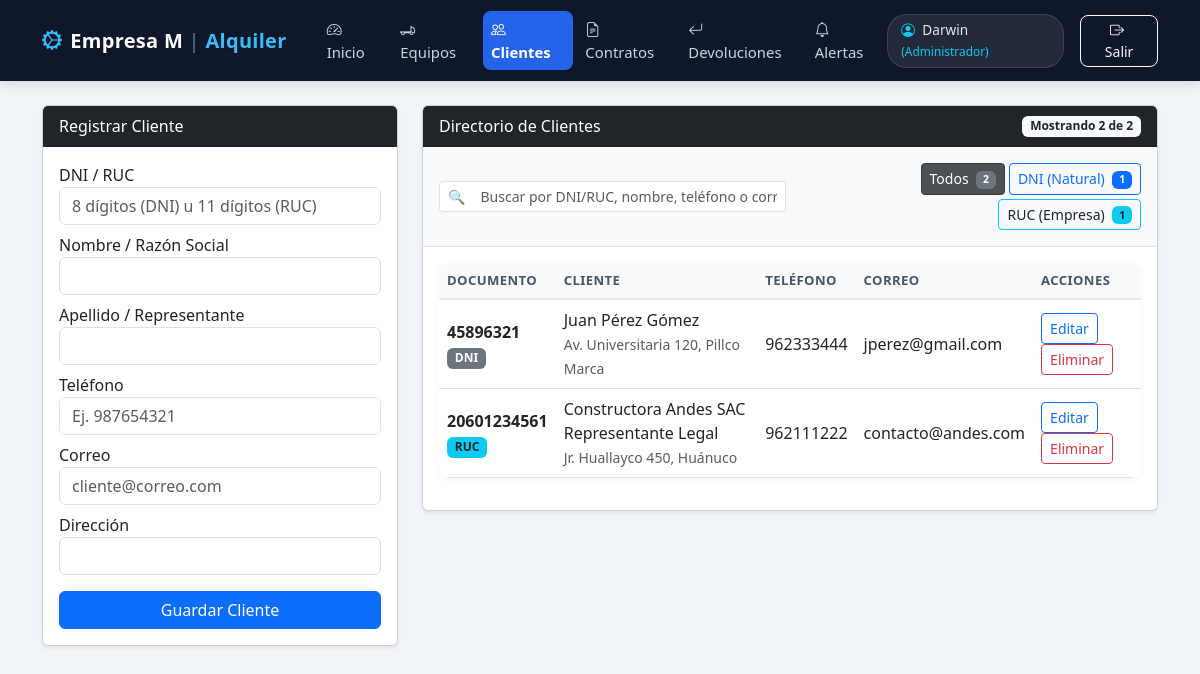
/index.php?action=clientes (signed in), run on an earlier commit of the app's database.
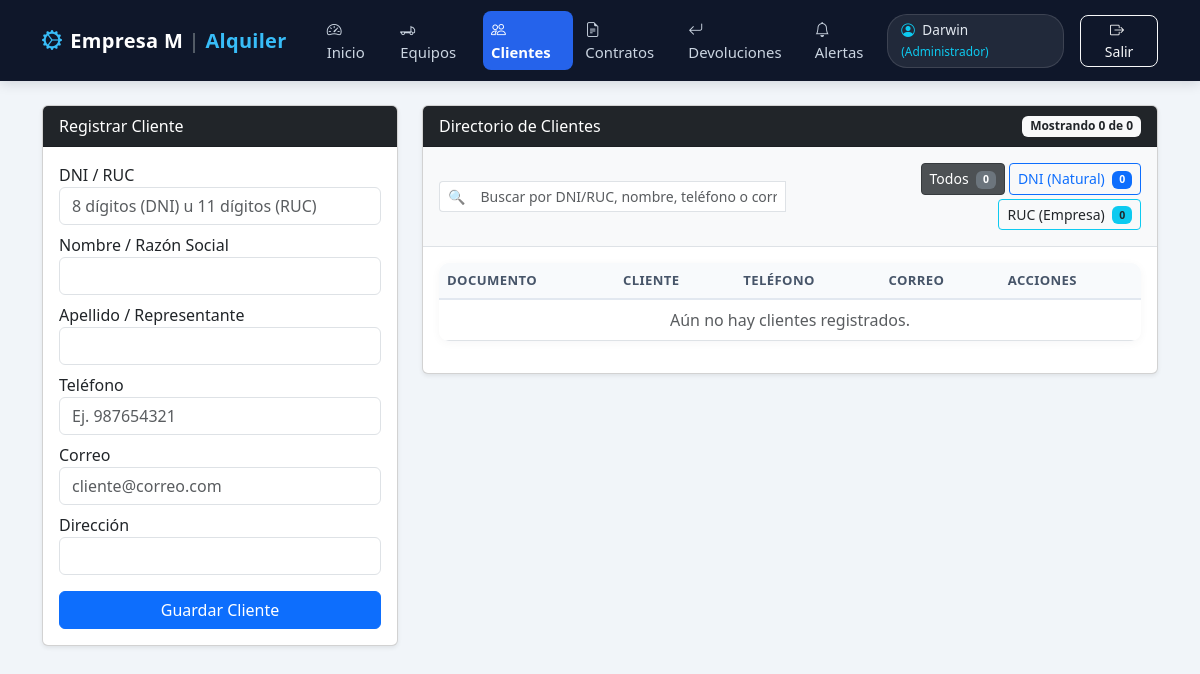
And on a later commit of the database.
### tables this page shows
CREATE TABLE cliente (
    id_cliente INT AUTO_INCREMENT PRIMARY KEY,
    documento VARCHAR(20) NOT NULL UNIQUE,
    nombre VARCHAR(100) NOT NULL,
    apellido VARCHAR(100) NOT NULL,
    telefono VARCHAR(20),
    correo VARCHAR(120),
    direccion VARCHAR(200)
);

### controllers/ClienteController.php (called while the page is built, shortened)
<?php
require_once __DIR__ . '/../models/Cliente.php';
class ClienteController {
    public function index() {
        $clienteModel = new Cliente();
        $clienteEditar = isset($_GET['editar']) ? $clienteModel->obtenerPorId($_GET['editar']) : null;
        $clientes = $clienteModel->listar();
        require __DIR__ . '/../views/layout/header.php';
        require __DIR__ . '/../views/clientes/index.php';
        require __DIR__ . '/../views/layout/footer.php';
    }
}

### config/Conexion.php (called while the page is built)
<?php
class Conexion {
    private static $host = "localhost";
    private static $db = "bd_alquiler_maquinaria";
    private static $user = "root";
    private static $pass = "";
    public static function conectar() {
        try {
            $dsn = "mysql:host=" . self::$host . ";dbname=" . self::$db . ";charset=utf8mb4";
            $pdo = new PDO($dsn, self::$user, self::$pass);
            $pdo->setAttribute(PDO::ATTR_ERRMODE, PDO::ERRMODE_EXCEPTION);
            $pdo->setAttribute(PDO::ATTR_DEFAULT_FETCH_MODE, PDO::FETCH_ASSOC);
            return $pdo;
        } catch (PDOException $e) {
            die("Error de conexión: " . $e->getMessage());
        }
    }
}

### models/Cliente.php (called while the page is built, shortened)
<?php
require_once __DIR__ . '/../config/Conexion.php';
class Cliente {
    private $pdo;
    public function __construct() { $this->pdo = Conexion::conectar(); }
    public function listar() {
        return $this->pdo->query("SELECT * FROM cliente ORDER BY id_cliente DESC")->fetchAll();
    }
}

### views/clientes/index.php (the view, shortened to what the changed rows need)
<?php
$totalClientes = count($clientes);
$totalDni      = count(array_filter($clientes, fn($c) => strlen($c['documento']) === 8));
$totalRuc      = count(array_filter($clientes, fn($c) => strlen($c['documento']) === 11));
?>
<div class="row">
    <div class="col-md-4">
        <div class="card shadow-sm mb-3">
            <div class="card-header bg-dark text-white">
                <?= $clienteEditar ? 'Editar Cliente' : 'Registrar Cliente' ?>
            </div>
            <div class="card-body">
                <form method="POST" action="index.php?action=clientes">
                    <div class="mb-2">
                        <label>DNI / RUC</label>
                        <input type="text" name="documento" class="form-control" pattern="([0-9]{8}|[0-9]{11})" maxlength="11" placeholder="8 dígitos (DNI) u 11 dígitos (RUC)" required value="<?= htmlspecialchars($clienteEditar['documento'] ?? '') ?>">
                    </div>
                    <div class="mb-2">
                        <label>Nombre / Razón Social</label>
                        <input type="text" name="nombre" class="form-control" required value="<?= htmlspecialchars($clienteEditar['nombre'] ?? '') ?>">
                    </div>
                    <div class="mb-2">
                        <label>Apellido / Representante</label>
                        <input type="text" name="apellido" class="form-control" required value="<?= htmlspecialchars($clienteEditar['apellido'] ?? '') ?>">
                    </div>
                    <div class="mb-2">
                        <label>Teléfono</label>
                        <input type="text" name="telefono" class="form-control" placeholder="Ej. 987654321" value="<?= htmlspecialchars($clienteEditar['telefono'] ?? '') ?>">
                    </div>
                    <div class="mb-2">
                        <label>Correo</label>
                        <input type="email" name="correo" class="form-control" placeholder="cliente@correo.com" value="<?= htmlspecialchars($clienteEditar['correo'] ?? '') ?>">
                    </div>
                    <div class="mb-3">
                        <label>Dirección</label>
                        <input type="text" name="direccion" class="form-control" value="<?= htmlspecialchars($clienteEditar['direccion'] ?? '') ?>">
                    </div>
                    <button type="submit" class="btn btn-primary w-100">Guardar Cliente</button>
                </form>
            </div>
        </div>
    </div>
    <div class="col-md-8">
        <div class="card shadow-sm">
            <div class="card-header bg-dark text-white d-flex justify-content-between align-items-center flex-wrap gap-2">
                <span>Directorio de Clientes</span>
                <span class="badge bg-light text-dark" id="contadorClientes">
                    Mostrando <?= $totalClientes ?> de <?= $totalClientes ?>
                </span>
            </div>
            <div class="card-body border-bottom bg-light py-3">
                <div class="row g-2 align-items-center">
                    <div class="col-lg-6">
                        <div class="input-group input-group-sm">
                            <span class="input-group-text bg-white border-end-0 text-muted">🔍</span>
                            <input type="text" id="buscadorClientes" class="form-control border-start-0"
                                   placeholder="Buscar por DNI/RUC, nombre, teléfono o correo...">
                        </div>
                    </div>
                    <div class="col-lg-6">
                        <div class="d-flex flex-wrap gap-1 justify-content-lg-end" id="filtrosTipoDoc">
                            <button type="button" class="btn btn-sm btn-dark filtro-doc active" data-tipo="Todos">
                                Todos <span class="badge bg-secondary ms-1"><?= $totalClientes ?></span>
                            </button>
                            <button type="button" class="btn btn-sm btn-outline-primary filtro-doc" data-tipo="DNI">
                                DNI (Natural) <span class="badge bg-primary ms-1"><?= $totalDni ?></span>
                            </button>
                            <button type="button" class="btn btn-sm btn-outline-info text-dark filtro-doc" data-tipo="RUC">
                                RUC (Empresa) <span class="badge bg-info text-dark ms-1"><?= $totalRuc ?></span>
                            </button>
                        </div>
                    </div>
                </div>
            </div>
            <div class="card-body table-responsive">
                <table class="table table-hover align-middle">
                    <thead class="table-light">
                        <tr>
                            <th>Documento</th>
                            <th>Cliente</th>
                            <th>Teléfono</th>
                            <th>Correo</th>
                            <th>Acciones</th>
                        </tr>
                    </thead>
                    <tbody>
                        <?php if (empty($clientes)): ?>
                            <tr><td colspan="5" class="text-center text-muted">Aún no hay clientes registrados.</td></tr>
                        <?php endif; ?>
                        <?php foreach ($clientes as $cli):
                            $tipoDoc = strlen($cli['documento']) === 11 ? 'RUC' : 'DNI';
                        ?>
                        <tr class="fila-cliente"
                            data-tipo="<?= $tipoDoc ?>"
                            data-busqueda="<?= htmlspecialchars(strtolower($cli['documento'] . ' ' . $cli['nombre'] . ' ' . $cli['apellido'] . ' ' . $cli['telefono'] . ' ' . $cli['correo'])) ?>">
                            <td>
                                <strong><?= htmlspecialchars($cli['documento']) ?></strong><br>
                                <span class="badge bg-<?= $tipoDoc === 'RUC' ? 'info text-dark' : 'secondary' ?>"><?= $tipoDoc ?></span>
                            </td>
                            <td>
                                <?= htmlspecialchars($cli['nombre'] . ' ' . $cli['apellido']) ?><br>
                                <small class="text-muted"><?= htmlspecialchars($cli['direccion']) ?></small>
                            </td>
                            <td><?= htmlspecialchars($cli['telefono']) ?></td>
                            <td><?= htmlspecialchars($cli['correo']) ?></td>
                            <td>
                                <a href="index.php?action=clientes&editar=<?= $cli['id_cliente'] ?>" class="btn btn-sm btn-outline-primary">Editar</a>
                                <?php if (($_SESSION['usuario']['rol'] ?? '') === 'Administrador'): ?>
                                    <a href="index.php?action=clientes&eliminar=<?= $cli['id_cliente'] ?>"
                                       class="btn btn-sm btn-outline-danger btn-confirmar-eliminar"
                                       data-mensaje="Se eliminará al cliente «<?= htmlspecialchars($cli['nombre'] . ' ' . $cli['apellido']) ?>» (<?= htmlspecialchars($cli['documento']) ?>).">Eliminar</a>
                                <?php endif; ?>
                            </td>
                        </tr>
                        <?php endforeach; ?>
                    </tbody>
                </table>
            </div>
        </div>
    </div>
</div>

What changed in the data, as far as the page shows it:
removed cliente: documento "45896321", documento "DNI", nombre+apellido "Juan Pérez Gómez", direccion "Av. Universitaria 120, Pillco Marca", telefono "962333444", correo "jperez@gmail.com"
removed cliente: documento "20601234561", documento "RUC", nombre+apellido "Constructora Andes SAC Representante Legal", direccion "Jr. Huallayco 450, Huánuco", telefono "962111222", correo "contacto@andes.com"
Also different on the page:
$totalClientes: "2" → "0"
$totalDni: "1" → "0"
$totalRuc: "1" → "0"
text now shown: "Aún no hay clientes registrados."
